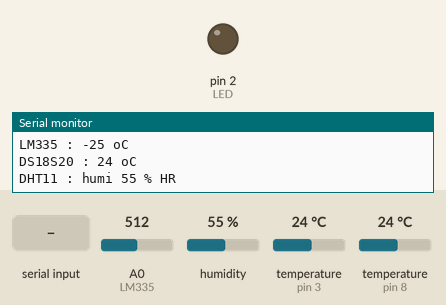
This sketch was run on a simulated Arduino Uno, built with avr-gcc and run on an emulated ATmega328P. Parts: output pins drawn as LEDs (lit = HIGH), the last lines printed to the serial monitor. Inputs (shaded band) come from the test bench; at power-on: A0 (LM335) = 512, humidity 55 %, temperature (sensors on pin 3, pin 8) 24 °C. No radio packets arrive unless stated.

Above: at 2.2 s.
2.3 s: "#" received over Serial
At 13.16 s:
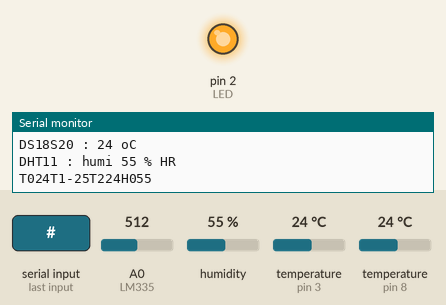
14.1 s: "A" received over Serial
Timing chart, 0 to 26.5 s (numbered marks = the images above; inputs shaded):
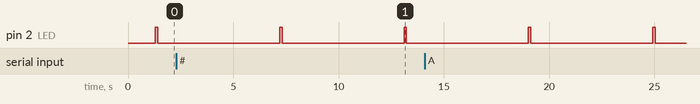

The sketch:

Emetteur.ino
```cpp
/***********************************************************
* Nom Fichier: Emetteur.ino
*
* Programme : Emetteur Station Météo Arduino
*
* Fonctions : - Lecture valeurs capteurs °t et HR%
*             - Envoi des valeurs par 433MHz
*             - Affichage des valeurs sur le port série
*
* Capteurs : - DHT11 Humidité + Température
*            - LM335
*            - DS18S20
*
* Dernière MàJ : 07/06/2015
*
************************************************************
*    Michel Esc 2015, Open Source | @Eih3Prog +Eih3Prog
***********************************************************/

/**** Déclarations & Directives ****/
#include <dht.h>
#include <OneWire.h>
#include <VirtualWire.h>

#define DHT11     8
#define DS18S20   3
#define LM335     A0

#define LED       2
#define TX        12
#define DELAY     5 // secondes avant chaque envoi

/**** Déclarations Variables ****/
int tempT0 = 0; // température DHT11
int tempT1 = 0; // température LM335
int tempT2 = 0; // température DS18S20
int humiH0 = 0; // humidité DHT11

boolean cSharpApp;

OneWire ds(DS18S20);
dht DHT;

/**** Fonction configuration ****/
void setup()
{
  pinMode(LED, OUTPUT);

  Serial.begin(9600);

  Serial.println("Emetteur Station Meteo Arduino");

  vw_set_tx_pin(TX);
  vw_setup(4000);

  delay(1000);
}

void loop()
{
  if (Serial.available() > 0)
  {
    char serialRx = Serial.read();

    switch (serialRx)
    {
      case '#':
        cSharpApp = true;
        break;
      case 'A':
        cSharpApp = false;
        Serial.println("\nCommunication Arduino");
        break;
    }
  }

  lectureValeurs();

  // Envoi de la trame ex: T033T135T239H033
  envoiValeurs("T0" + (String)tempT0
             + "T1" + (String)tempT1
             + "T2" + (String)tempT2
             + "H0" + (String)humiH0);

  delay(500);

  affichageValeurs();

  delay(DELAY * 1000);
}

/**** Fonction lecture DS18S20 ****/
float DS18S20Temp()
{
  byte data[12];
  byte addr[8];

  if ( !ds.search(addr))
  {
      ds.reset_search();
      return -1000;
  }

  if ( OneWire::crc8( addr, 7) != addr[7])
  {
      Serial.println("CRC is not valid!");
      return -1000;
  }

  if ( addr[0] != 0x10 && addr[0] != 0x28)
  {
      Serial.print("Device is not recognized");
      return -1000;
  }

  ds.reset();
  ds.select(addr);
  ds.write(0x44,1);

  byte present = ds.reset();
  ds.select(addr);
  ds.write(0xBE);

  for (int i = 0; i < 9; i++) { data[i] = ds.read(); }

  ds.reset_search();

  byte MSB = data[1];
  byte LSB = data[0];

  float tempRead = ((MSB << 8) | LSB);
  float TemperatureSum = tempRead / 16;

  return TemperatureSum;
}

/**** Fonction lectures des valeurs des capteurs ****/
void lectureValeurs()
{
  int chk = DHT.read11(DHT11); // Lecture des données DHT11
  delay(50);

  tempT0 = DHT.temperature;
  delay(50);

  tempT1 = (analogRead(LM335) * 0.484) - 273.15;
  delay(50);

  tempT2 = DS18S20Temp();
  delay(50);

  humiH0 = DHT.humidity;
  delay(50);
}

/**** Fonction envoi des valeurs des capteurs ****/
void envoiValeurs(String valeurs)
{
  const char* data = valeurs.c_str();

  digitalWrite(LED, HIGH);
  delay(50);

  vw_send((uint8_t *)data, strlen(data));

  vw_wait_tx();

  digitalWrite(LED, LOW);
}

/**** Fonction affichage des valeurs sur le port série ****/
void affichageValeurs()
{
  if (cSharpApp == true)
  {
    Serial.println("T0" + (String)tempT0
                 + "T1" + (String)tempT1
                 + "T2" + (String)tempT2
                 + "H0" + (String)humiH0);

  } else
  {
    Serial.println("\nDHT11 : " + (String)tempT0 + " oC");

    Serial.println("LM335 : " + (String)tempT1 + " oC");

    Serial.println("DS18S20 : " + (String)tempT2 + " oC");

    Serial.println("DHT11 : humi " + (String)humiH0 + " % HR");
  }
}
```

Measured:
- by itself, pin 2 (LED): alternates HIGH for 0.11 s and LOW for 5.8 s
